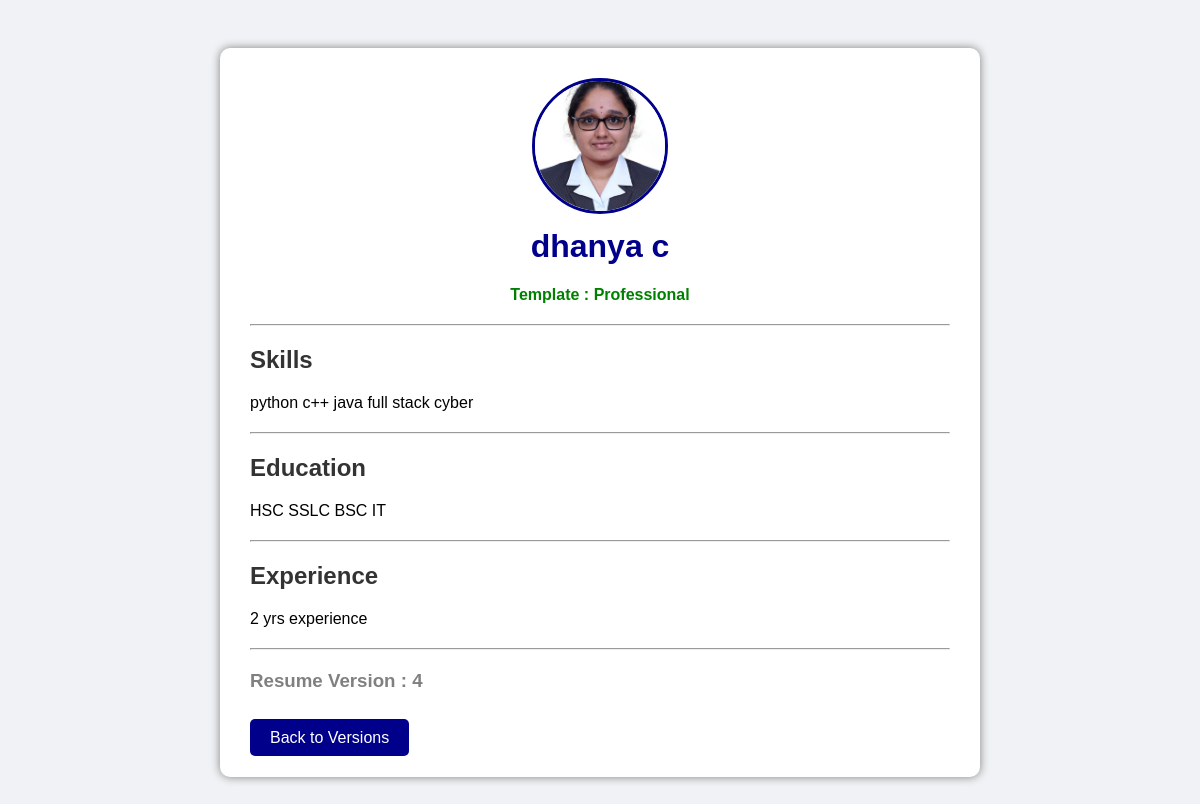
/preview/4, run on an earlier commit of the app's database.
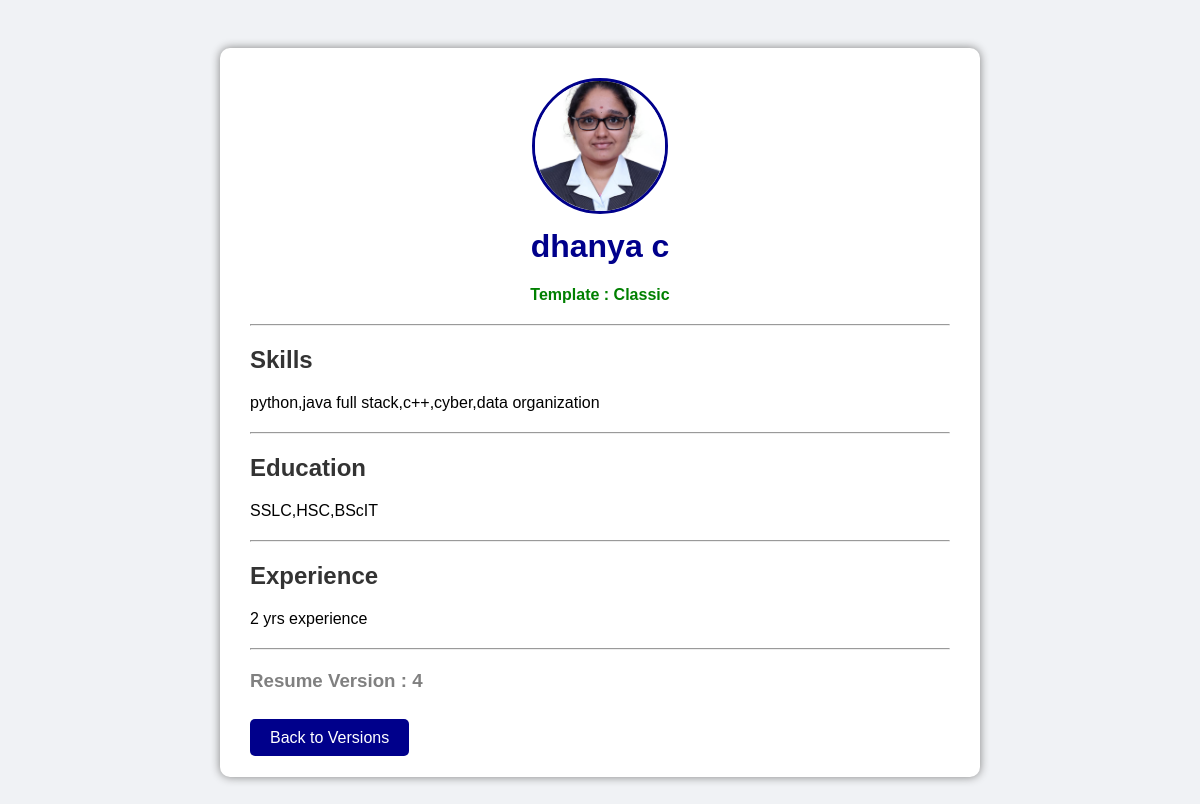
And on a later commit of the database.
### tables this page shows
CREATE TABLE resume_versions(
        id INTEGER PRIMARY KEY AUTOINCREMENT,
        name TEXT,
        skills TEXT,
        education TEXT,
        experience TEXT,
        photo TEXT,
        template TEXT,
        version_number INTEGER,
        score INTEGER
    );

### app.py (the view)
@app.route('/preview/<int:id>')
def preview(id):
    conn = get_db()
    resume = conn.execute("""
    SELECT * FROM resume_versions
    WHERE id=?
    """, (id,)).fetchone()
    conn.close()
    return render_template(
        'preview.html',
        resume=resume
    )

### app.py (called while the page is built)
def get_db():
    return sqlite3.connect("database.db")

### templates/preview.html (shortened to what this page needs)
<!DOCTYPE html>
<html>
<head>
</head>
<body>
<div class="resume-box">
    <center>
        <img
        src="/static/uploads/{{ resume[5] }}"
        alt="Profile Photo"
        >
        <h1>{{ resume[1] }}</h1>
        <p class="template">
            Template :
            {{ resume[6] }}
        </p>
    </center>
    <hr>
    <h2>Skills</h2>
    <p>{{ resume[2] }}</p>
    <hr>
    <h2>Education</h2>
    <p>{{ resume[3] }}</p>
    <hr>
    <h2>Experience</h2>
    <p>{{ resume[4] }}</p>
    <hr>
    <h3 class="version">
        Resume Version :
        {{ resume[7] }}
    </h3>
    <br>
    <a
    href="/versions"
    class="btn"
    >
        Back to Versions
    </a>
</div>
</body>
</html>

### templates/preview.html (style rules this page uses)
body { font-family: Arial; background-color: #f0f2f5; padding: 40px; }
.resume-box { width: 700px; margin: auto; background: white; padding: 30px; border-radius: 10px; box-shadow: 0px 0px 10px gray; }
img { width: 130px; height: 130px; border-radius: 50%; object-fit: cover; border: 3px solid darkblue; }
h1 { color: darkblue; margin-top: 10px; }
h2 { color: #333; }
hr { margin-top: 20px; margin-bottom: 20px; }
.template { color: green; font-weight: bold; }
.version { color: gray; }
.btn { text-decoration: none; background-color: darkblue; color: white; padding: 10px 20px; border-radius: 5px; }

What changed in the data, as far as the page shows it:
changed resume_versions "dhanya c": template "Professional" → "Classic"; skills "python c++ java full stack cyber" → "python,java full stack,c++,cyber,data organization"; education "HSC SSLC BSC IT" → "SSLC,HSC,BScIT"
